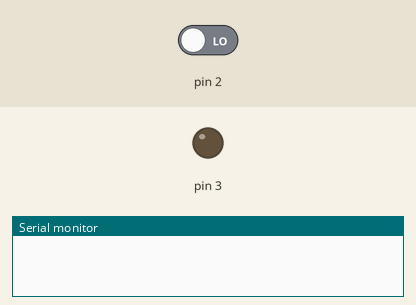
The sketch below on a simulated Arduino Uno, built with avr-gcc and run on an emulated ATmega328P. Shown: output pins drawn as LEDs (lit = HIGH), the last lines printed to the serial monitor. The inputs (shaded band) are chosen by the test bench; at power-on: pin 2 LOW.

Above: at 1.2 s.
1.3 s: pin 2 driven HIGH
At 1.8 s:
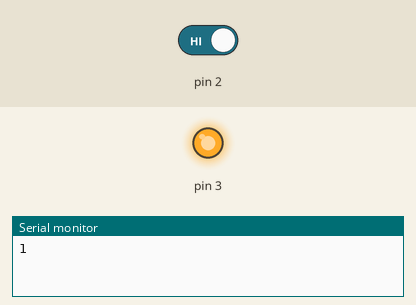
Timing chart, 0 to 4.3 s (numbered marks = the images above; inputs shaded):
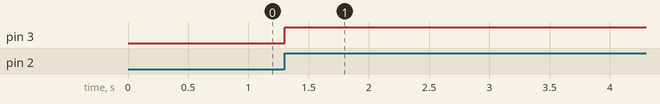

The sketch:

sound_sensor.ino
```cpp
void setup() {
  // put your setup code here, to run once:
  pinMode(2,INPUT);
  Serial.begin(9600);
  pinMode(3,OUTPUT);

}

void loop() {
  // put your main code here, to run repeatedly:
    int s=0;
    s=digitalRead(2);
    if(s!=0){
      digitalWrite(3,HIGH);
      Serial.println(s);
      delay(1000);
    }

}
```

Measured:
- after the input at 1.3 s, pin 3: LOW → HIGH at once
